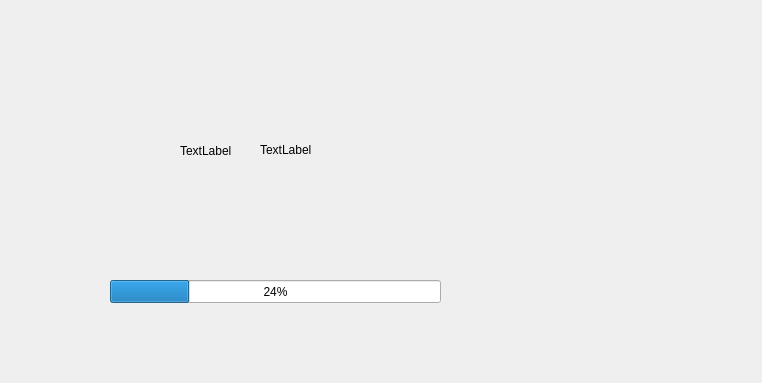
<?xml version="1.0" encoding="UTF-8"?>
<ui version="4.0">
 <class>Prompt</class>
 <widget class="QDialog" name="Prompt">
  <property name="geometry">
   <rect>
    <x>0</x>
    <y>0</y>
    <width>762</width>
    <height>383</height>
   </rect>
  </property>
  <property name="maximumSize">
   <size>
    <width>762</width>
    <height>383</height>
   </size>
  </property>
  <property name="windowTitle">
   <string>Dialog</string>
  </property>
  <widget class="QLabel" name="label_img">
   <property name="geometry">
    <rect>
     <x>180</x>
     <y>100</y>
     <width>101</width>
     <height>101</height>
    </rect>
   </property>
   <property name="text">
    <string>TextLabel</string>
   </property>
  </widget>
  <widget class="QLabel" name="label_remind">
   <property name="geometry">
    <rect>
     <x>260</x>
     <y>110</y>
     <width>391</width>
     <height>80</height>
    </rect>
   </property>
   <property name="text">
    <string>TextLabel</string>
   </property>
  </widget>
  <widget class="QProgressBar" name="progressBar">
   <property name="geometry">
    <rect>
     <x>110</x>
     <y>280</y>
     <width>331</width>
     <height>23</height>
    </rect>
   </property>
   <property name="font">
    <font>
     <kerning>true</kerning>
    </font>
   </property>
   <property name="value">
    <number>24</number>
   </property>
   <property name="orientation">
    <enum>Qt::Horizontal</enum>
   </property>
   <property name="format">
    <string>%p%</string>
   </property>
  </widget>
 </widget>
 <resources/>
 <connections/>
</ui>
